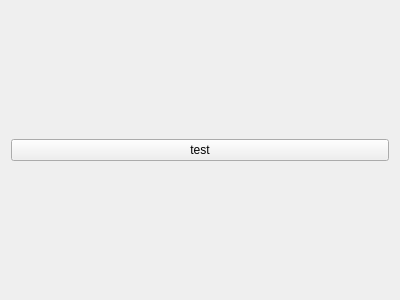
<?xml version="1.0" encoding="UTF-8"?>
<ui version="4.0">
 <class>AutomationWindow</class>
 <widget class="QWidget" name="AutomationWindow">
  <property name="geometry">
   <rect>
    <x>0</x>
    <y>0</y>
    <width>400</width>
    <height>300</height>
   </rect>
  </property>
  <property name="windowTitle">
   <string>Form</string>
  </property>
  <layout class="QGridLayout" name="gridLayout">
   <item row="0" column="0">
    <widget class="QPushButton" name="test">
     <property name="text">
      <string>test</string>
     </property>
    </widget>
   </item>
  </layout>
 </widget>
 <resources/>
 <connections/>
</ui>
